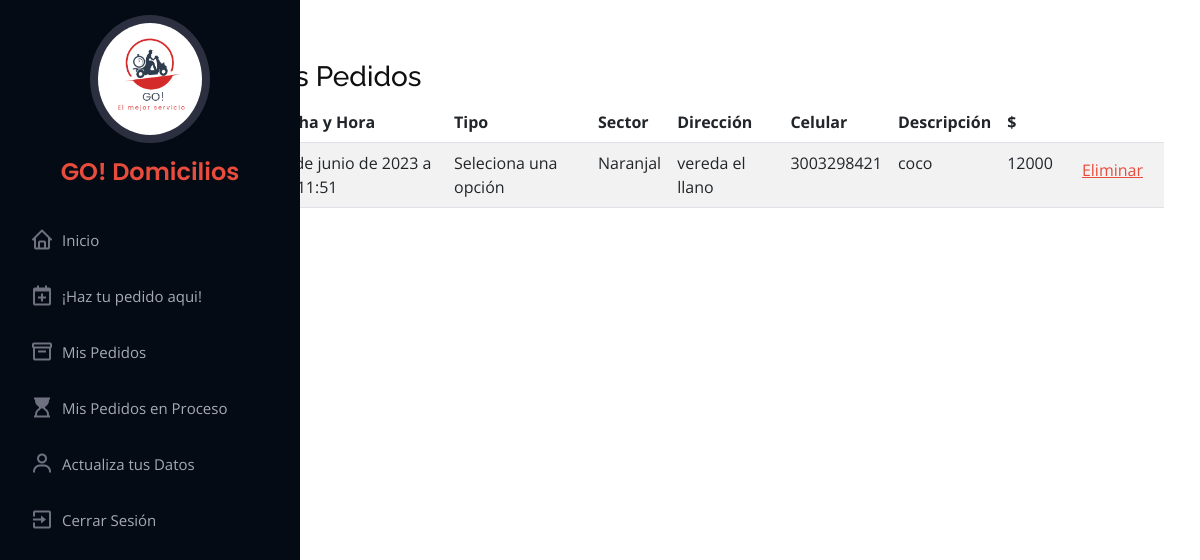
Page /pendientecliente/ (signed in) on the earlier database version.
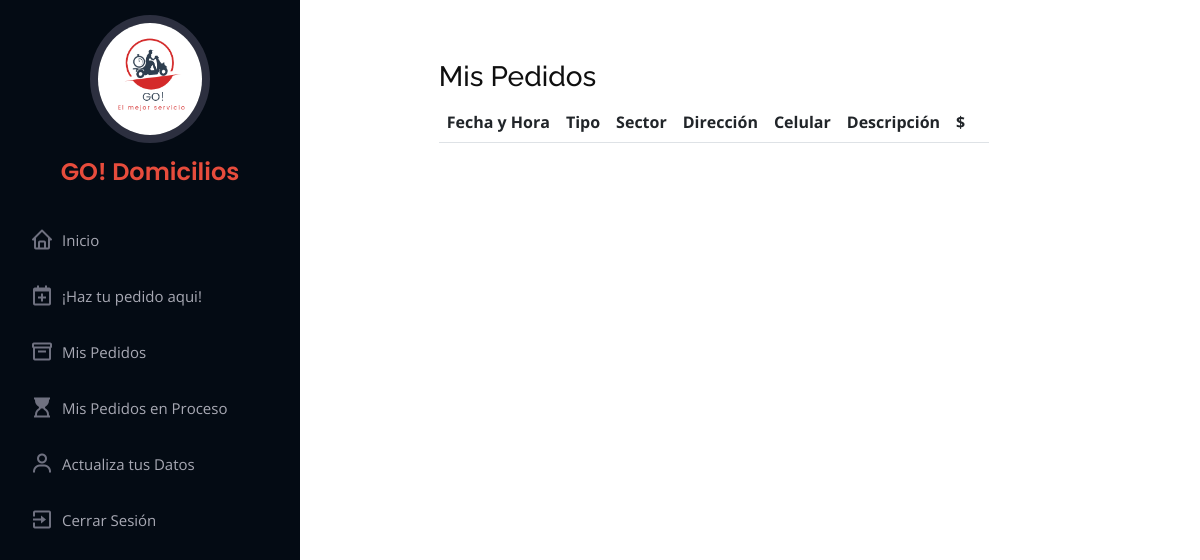
Same page on the later database version.
### servigou/models.py (models this page shows, shortened)
class Servicio(models.Model):
    fecha_hora = models.DateTimeField(default=timezone.now)
    tipo = models.CharField(max_length=30, null=False, blank=False)
    direccion = models.CharField(max_length=20, null=True, blank=False)
    celular = models.CharField(max_length=13,null=True, blank=False)
    descripcion = models.CharField(max_length=1000, null=False, blank=False)
    estado = models.CharField(max_length=50, default='sin_asignar')
    repartidor = models.ForeignKey(User, on_delete=models.CASCADE, related_name='repartidor', default=1, null=True)
    User = models.ForeignKey(User,on_delete=models.CASCADE, related_name='User')
    ruta = models.ForeignKey(Ruta, on_delete=models.CASCADE, related_name='ruta', default=1)

class Ruta(models.Model):
    nombre = models.CharField(max_length=30, null=False, blank=False, default='ruta')
    valor = models.BigIntegerField(null=False, blank=False)
    descripcion = models.CharField(max_length=100, null=False, blank=False, default='ruta')
    def __str__(self):
        return self.nombre

### servigou/views.py (the view)
# urls.py: path('pendientecliente/', views.pendientecliente, name='pendientecliente'),
@login_required(login_url='login')
def pendientecliente(request):
    servicios = Servicio.objects.filter(estado='sin_asignar', User=request.user)
    paginator = Paginator(servicios, 10)  # Mostrar 7 elementos por página
    page = request.GET.get('page')  # Obtener el número de página actual desde la solicitud GET
    servicios = paginator.get_page(page)  # Obtener los elementos para la página actual
    context = {'page_obj': servicios}
    return render(request, 'layout/Disenocliente/pendientecliente.html', context)

### templates/layout/Disenocliente/pendientecliente.html (shortened to what this page needs)
{% extends 'layout/Disenocliente/basecliente.html' %}
{% load static %}
{% block contenido %}
<div class="contain_admin">
  <div class="table-responsive">
    <table class="table table-striped">
      <h3>Mis Pedidos</h3>
      <thead>
        <tr>
          <th scope="col">Fecha y Hora</th>
          <th scope="col">Tipo</th>
          <th scope="col">Sector</th>
          <th scope="col">Dirección</th>
          <th scope="col">Celular</th>
          <th scope="col">Descripción</th>
          <th scope="col">$</th>
          <th scope="col"></th>
        </tr>
      </thead>
      <tbody>
        {% for c in page_obj %}
        <tr>
          <td>{{ c.fecha_hora }}</td>
          <td>{{ c.tipo }}</td>
          <td>{{ c.ruta }}</td>
          <td>{{ c.direccion }}</td>
          <td>{{ c.celular }}</td>
          <td>{{ c.descripcion }}</td>
          <td> {{ c.ruta.valor }}</td>
          <td> <button onclick = "eliminarS('{{c.id}}')" class="btn btn-link " id="boton1">Eliminar</button></td>
        </tr>
        {% endfor %}
      </tbody>
    </table>
  </div>
</div>
{% endblock contenido %}

Differences in the rows shown:
no longer on this page (row edited): Servicio: fecha_hora "22 de junio de 2023 a las 11:51", tipo "Seleciona una opción", ruta "Naranjal", direccion "vereda el llano", celular "3003298421", descripcion "coco", ruta.valor "12000"
